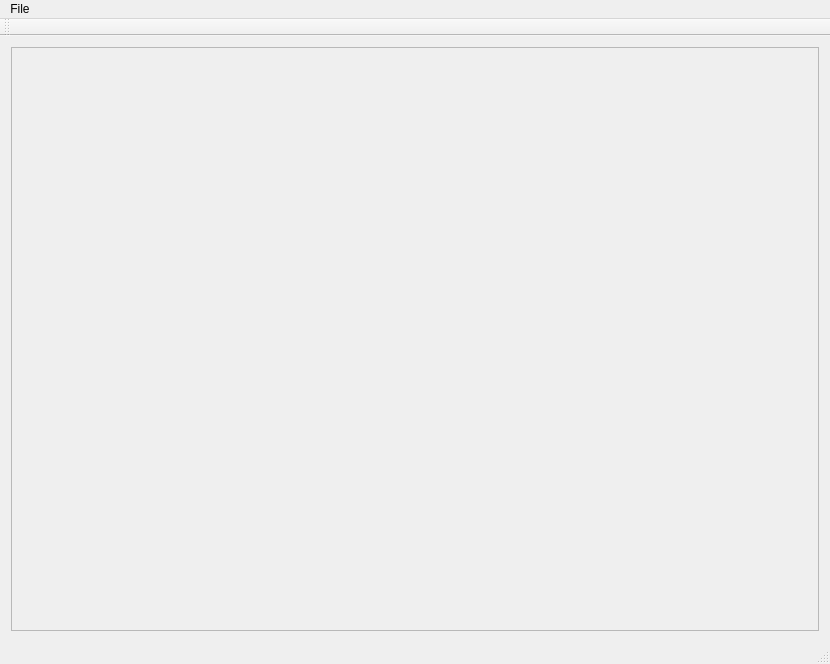
<?xml version="1.0" encoding="UTF-8"?>
<ui version="4.0">
 <class>Main_Window</class>
 <widget class="QMainWindow" name="Main_Window">
  <property name="geometry">
   <rect>
    <x>0</x>
    <y>0</y>
    <width>830</width>
    <height>664</height>
   </rect>
  </property>
  <property name="windowTitle">
   <string>Main_Window</string>
  </property>
  <widget class="QWidget" name="centralWidget">
   <layout class="QVBoxLayout" name="verticalLayout">
    <item>
     <widget class="QScrollArea" name="scrollArea">
      <property name="widgetResizable">
       <bool>true</bool>
      </property>
      <widget class="QWidget" name="scrollAreaWidgetContents">
       <property name="geometry">
        <rect>
         <x>0</x>
         <y>0</y>
         <width>810</width>
         <height>591</height>
        </rect>
       </property>
      </widget>
     </widget>
    </item>
   </layout>
  </widget>
  <widget class="QMenuBar" name="menuBar">
   <property name="geometry">
    <rect>
     <x>0</x>
     <y>0</y>
     <width>830</width>
     <height>21</height>
    </rect>
   </property>
   <widget class="QMenu" name="menuFile">
    <property name="title">
     <string>File</string>
    </property>
    <addaction name="action_New_Chain"/>
    <addaction name="separator"/>
    <addaction name="action_Exit"/>
   </widget>
   <addaction name="menuFile"/>
  </widget>
  <widget class="QToolBar" name="mainToolBar">
   <attribute name="toolBarArea">
    <enum>TopToolBarArea</enum>
   </attribute>
   <attribute name="toolBarBreak">
    <bool>false</bool>
   </attribute>
  </widget>
  <widget class="QStatusBar" name="statusBar"/>
  <action name="action_New_Chain">
   <property name="text">
    <string>New Chain</string>
   </property>
   <property name="shortcut">
    <string>Ctrl+N</string>
   </property>
  </action>
  <action name="action_Exit">
   <property name="text">
    <string>Exit</string>
   </property>
   <property name="shortcut">
    <string>Ctrl+Q</string>
   </property>
  </action>
 </widget>
 <layoutdefault spacing="6" margin="11"/>
 <resources/>
 <connections/>
</ui>
